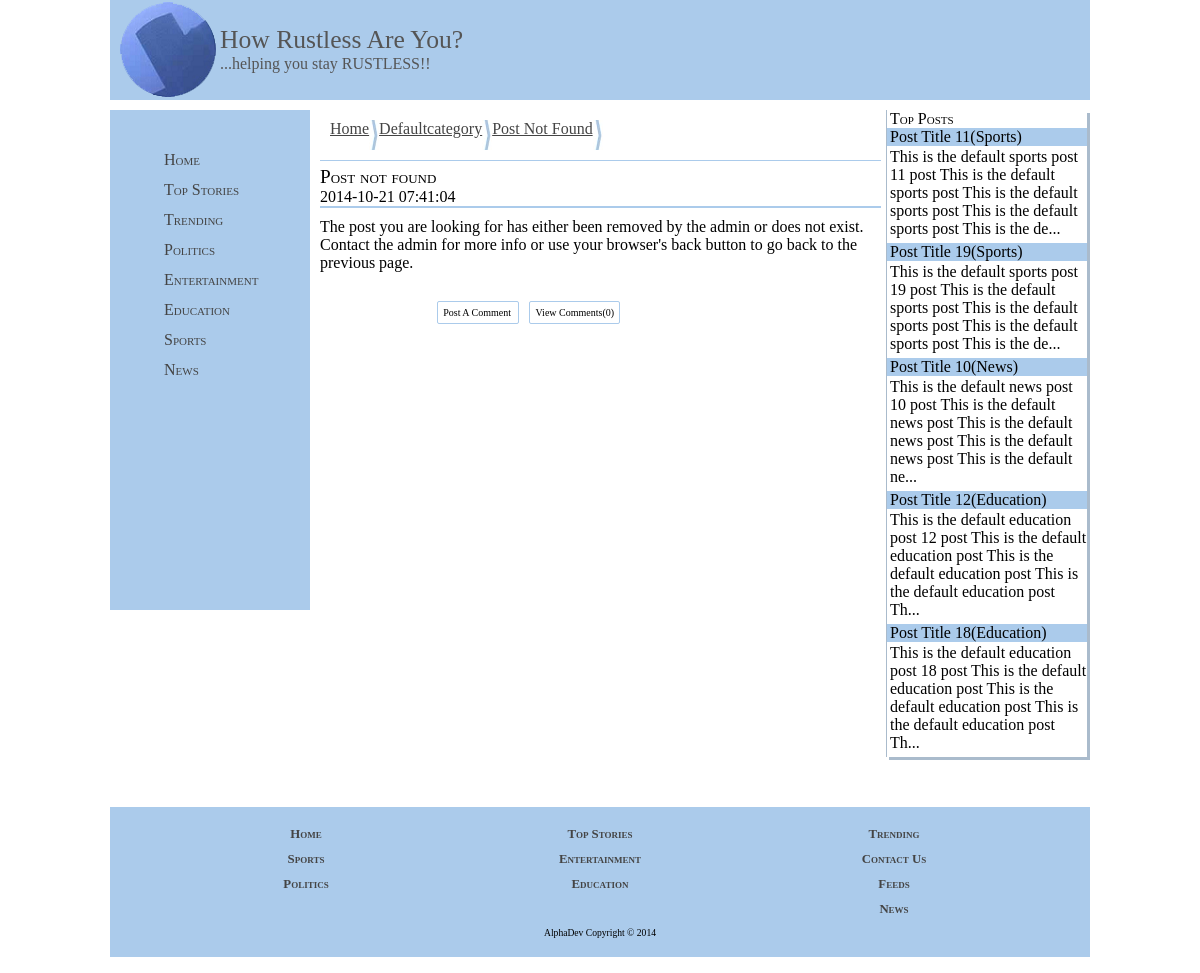
/post.php?category=defaultcategory&id=1, run on the app's committed database.
### tables this page shows
CREATE TABLE IF NOT EXISTS `category_list` (
  `id` int(11) NOT NULL AUTO_INCREMENT,
  `category_name` varchar(255) NOT NULL,
  `category` varchar(255) NOT NULL,
  PRIMARY KEY (`id`)
);

CREATE TABLE IF NOT EXISTS `sports` (
  `id` int(11) NOT NULL AUTO_INCREMENT,
  `post_title` varchar(32000) DEFAULT NULL,
  `post_date` timestamp NULL DEFAULT CURRENT_TIMESTAMP,
  `post` text,
  `poster_id` int(11) DEFAULT NULL,
  `comment_count` int(11) DEFAULT '0',
  `tags` varchar(255) DEFAULT NULL,
  PRIMARY KEY (`id`)
);

CREATE TABLE IF NOT EXISTS `news` (
  `id` int(11) NOT NULL AUTO_INCREMENT,
  `post_title` varchar(32000) DEFAULT NULL,
  `post_date` timestamp NULL DEFAULT CURRENT_TIMESTAMP,
  `post` text,
  `poster_id` int(11) DEFAULT NULL,
  `comment_count` int(11) DEFAULT '0',
  `tags` varchar(255) DEFAULT NULL,
  PRIMARY KEY (`id`)
);

CREATE TABLE IF NOT EXISTS `education` (
  `id` int(11) NOT NULL AUTO_INCREMENT,
  `post_title` varchar(32000) DEFAULT NULL,
  `post_date` timestamp NULL DEFAULT CURRENT_TIMESTAMP,
  `post` text,
  `poster_id` int(11) DEFAULT NULL,
  `comment_count` int(11) DEFAULT '0',
  `tags` varchar(255) DEFAULT NULL,
  PRIMARY KEY (`id`)
);

CREATE TABLE IF NOT EXISTS `defaultcategory` (
  `id` int(11) NOT NULL AUTO_INCREMENT,
  `post_title` varchar(255) NOT NULL,
  `post_date` timestamp NOT NULL DEFAULT CURRENT_TIMESTAMP,
  `post` text NOT NULL,
  `poster_id` int(11) NOT NULL,
  `comment_count` int(11) DEFAULT '0',
  `tags` varchar(255) DEFAULT NULL,
  PRIMARY KEY (`id`)
);

### post.php (the view, shortened to what this page needs)
<?php
include 'dba.php';
$post_category = trim($_GET['category']);
$_post_id = trim($_GET['id']);
$post_query = "SELECT * FROM ".$post_category." WHERE id =".$_post_id;
$query = mysql_query($post_query, $dbconnect) or die(mysql_error());
if(empty($query)){
		echo 'Empty';
	} else {
		$row = mysql_fetch_assoc($query);
		$_post_id = $row['id'];
		$post_title = $row['post_title'];
		$post = $row['post'];
		$post_date = $row['post_date'];
		$comment_count = $row['comment_count'];
	}
?>
<!DOCTYPE HTML>
<html>
<head>
<link rel="stylesheet" href="style.css" />
<link rel="stylesheet" href="poststyle.css" />
</head>
<body id="<?php echo $post_category; ?>">
<div id="page-holder" >
	<?php include 'header.php'; ?>
	<?php include 'leftsidebar.php'; ?>
		<div id="right-sidebar">
			<span id="top-posts">Top Posts</span>
			<?php include 'topposts.php'; ?>
		</div>
		<div id="main-contents">
			<div id="crumbs-container">
				<a href="index.php">Home</a>
				<a href="category.php?category=<?php echo $post_category; ?>"><?php echo ucwords($post_category); ?></a>
				<a href="post.php?category=<?php echo $post_category; ?>&id=<?php echo $_post_id; ?>"><?php echo ucwords($post_title); ?></a>
			</div>
			<div id="contents">
				<div class="content-header-container">
					<span class="content-title"><?php echo $post_title; ?></span>
					<br />
					<span class="content-posted-date"><?php echo $post_date; ?></span>
				</div>
				<div class="post-content">
				<?php echo $post; ?>
				</div>
				<div style="margin: 30px 20px 0 0; margin-left: 20%;" id="view-comments-container">
				<span  class='buttons' id="comment-box-button" > Post A Comment </span>
				<span  class='buttons' id="view-comments-button" onclick="loadPost('<?php echo $_post_id; ?>','<?php echo $post_category; ?>')"> View Comments(<?php echo $comment_count; ?>) </span>
				</div>
				<div id="related-posts-container">
				</div>
			</div>
		</div>
	<?php include 'footer.php'; ?>
</div>
</body>
</html>

### topposts.php (shortened to what this page needs)
<?php
include 'dba.php';
$cat_select = "SELECT * FROM category_list, top_posts WHERE category_list.id = top_posts.post_cat_id ORDER BY top_posts.id DESC LIMIT 0,5";
$top_post_query = mysql_query($cat_select, $dbconnect) or die(mysql_error());
while ($row = mysql_fetch_array($top_post_query))
	{
		extract($row);
		$post_select = "SELECT * FROM $category c WHERE c.id = $post_id";
		$top_post = mysql_query($post_select, $dbconnect) or die(mysql_error());
		$row1 = mysql_fetch_assoc($top_post);
		$top_post = substr($row1['post'],0,150);
		echo '<div class="post-snippet-main-container">';
		echo '<a href = "post.php?category='.$category.'&id='.$post_id.'">';
		echo '<span class="post-topic-title">'.$row1['post_title'].'('.$category_name.')</span>';
		echo '<div class="post-topic-partcontent">';
		echo $top_post.'...';
		echo '</div>';
		echo '</a>';
		echo '</div>';
	}
?>

### style.css (style rules this page uses)
body { position:relative; transition:0.2s; }
.buttons { height:30px; width:150px; border: 1px solid #ABCBEB; border-radius: 2px; padding: 5px; margin: 5px; }
#crumbs-container { height: 50px; margin-bottom: 5px; border-bottom: solid 1px #ABCBEB; padding-left: 10px; }
#crumbs-container a { height: 30px; width:auto; float:left; margin:10px 0; color:#444; display:block; padding-right:10px; background: url(crumbs.jpg) 100% 50% no-repeat; }
#page-holder { max-width: 980px; min-width: 810px; margin: auto; margin-top:0; display: none; position:relative; top:-8px; }
#right-sidebar { box-shadow: 3px 3px #ABC; -ms-box-shadow: 3px 3px #ABC; float:right; width:200px; margin: 0 3px 50px 5px; border-left:1px #ABC solid; overflow: hidden; zoom:1; }
#right-sidebar a { text-decoration:none; color:#000; }
#top-posts { font: bolder 1.2em; font-variant: small-caps; padding-left: 3px; }
.post-topic-title { font-variant: capitalize; background: #ABCBEB; display: block; color: #000; padding-left:3px; }
.post-topic-partcontent { padding: 2px 0 5px 3px; }
#main-contents { font: Cambria; margin-right:5px; overflow: hidden; }
#contents { paddding-bottom:50px; }

### poststyle.css (style rules this page uses)
.content-header-container { font-variant: small-caps !important; border-bottom: 2px solid #ABCBEB; width: auto; margin-bottom: 10px; }
.content-title { font-variant: small-caps !important; font: 1.2em bold; width: 50%; }
.content-posted-date { display:inline-block; font: .6em; width: 30%; }
#comment-box-button, #view-comments-button { line-height:15px; font-size:10px; cursor:pointer; }
#related-posts-container { margin-top: 10px; padding-bottom:30px !important; }

### data on the page
category_list: sports.post_title "Post Title 11", category_name "Sports", sports.post "This is the default sports post 11 post This is the default sports post This is the default sports post This is the default sports post This is the de", sports.post_title "Post Title 19", sports.post "This is the default sports post 19 post This is the default sports post This is the default sports post This is the default sports post This is the de"
category_list: news.post_title "Post Title 10", category_name "News", news.post "This is the default news post 10 post This is the default news post This is the default news post This is the default news post This is the default ne"
category_list: education.post_title "Post Title 12", category_name "Education", education.post "This is the default education post 12 post This is the default education post This is the default education post This is the default education post Th", education.post_title "Post Title 18", education.post "This is the default education post 18 post This is the default education post This is the default education post This is the default education post Th"
defaultcategory: post_title "Post Not Found", post_title "Post not found", post_date "2014-10-21 07:41:04", post "The post you are looking for has either been removed by the admin or does not exist. Contact the admin for more info or use your browser's back button to go back to the previous page.", comment_count "0"

### other printed values
$post_category "Defaultcategory"
